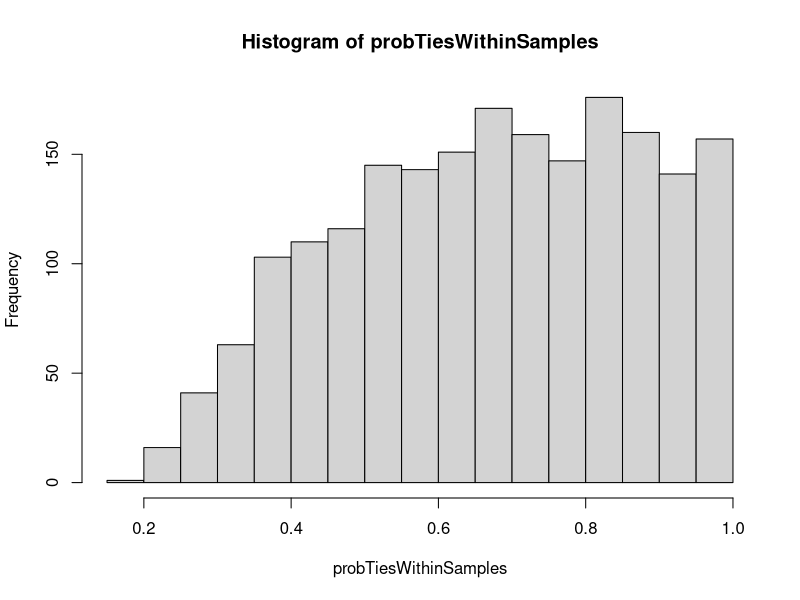
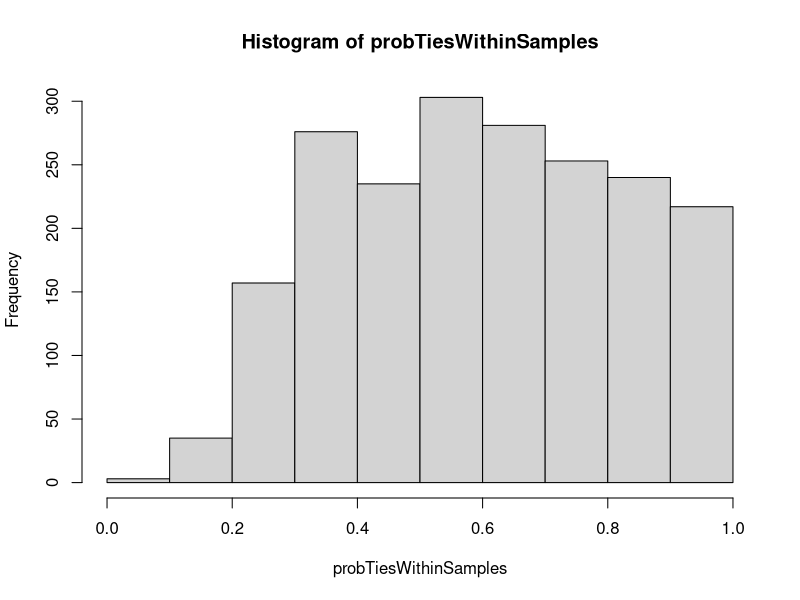

Source code (R) for these figures, in order:
# Prior elicitation
# HDP
alpha0Samples = rgamma(2000, shape=1, rate=1/3)
alpha1Samples = rgamma(2000, shape=1, rate=1/2)

probTiesWithinSamples = 
  (1+alpha0Samples+ alpha1Samples)/((1+alpha0Samples)*(1+alpha1Samples))

hist(probTiesWithinSamples)
mean(probTiesWithinSamples);var(probTiesWithinSamples)

# DP
alphaSamples = rgamma(2000, shape=1, rate=1)
probTiesWithinSamples = 1/(alphaSamples+1)
hist(probTiesWithinSamples)
mean(probTiesWithinSamples);var(probTiesWithinSamples)

# HPYP

